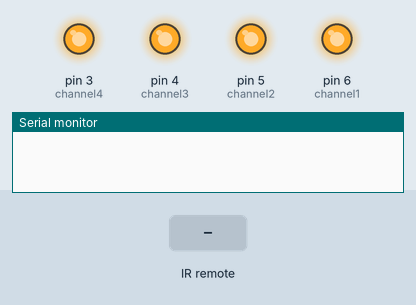
Simulated run of this sketch. Board: Arduino Uno, built with avr-gcc and run on an emulated ATmega328P. Shown: output pins drawn as LEDs (lit = HIGH), the last lines printed to the serial monitor. Inputs (shaded band) come from the test bench. EEPROM starts erased.

Above: at 1.2 s.
1.3 s: infrared code 0x207BEF0F received
At 2.2 s:
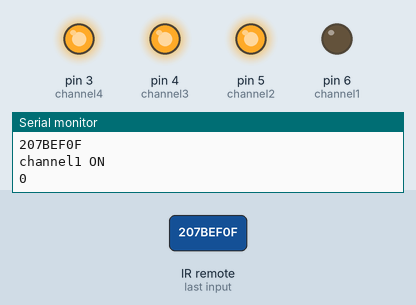
2.8 s: infrared code 0xE8455D8E received
At 3.4 s:
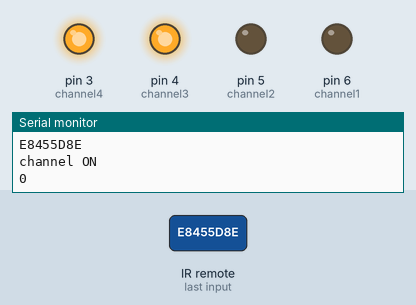
4.3 s: infrared code 0xCBB7E949 received
At 5.5 s:
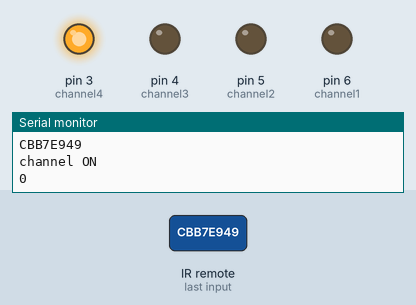
5.8 s: infrared code 0x2C1F3172 received
At 6.9 s:
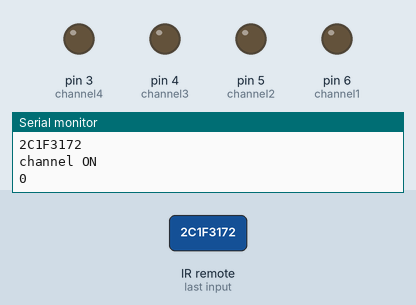
7.3 s: infrared code 0x207BEF0F received
At 8.0 s:
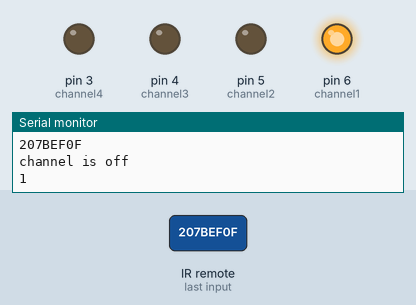
8.8 s: infrared code 0xE8455D8E received
At 9.1 s:
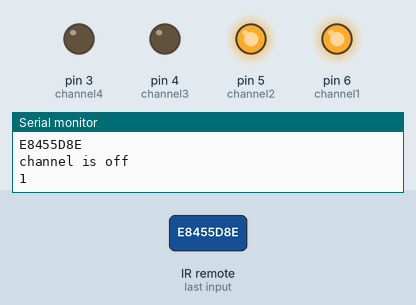
Timing chart, 0 to 11.3 s (numbered marks = the images above; inputs shaded):
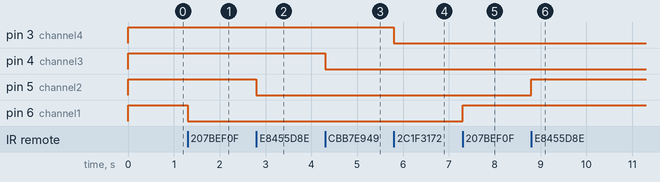

The sketch:

the_lazy_code_2.1.ino
```cpp
/*
   Author : Sudharshan Acharya
   Tittle : The_lazy_code
    Date  : 2020-07-29

  "remembers the last state of all Switchs"
*/

#include <IRremote.h>
#include <EEPROM.h>

const int channel1 = 6;
const int channel2 = 5;
const int channel3 = 4;
const int channel4 = 3;

const int ir_data = 8;
IRrecv irrecv(ir_data);
decode_results result;

void preStart(){
   digitalWrite(channel1,EEPROM.read(0));
   digitalWrite(channel2,EEPROM.read(1));
   digitalWrite(channel3,EEPROM.read(2));
   digitalWrite(channel4,EEPROM.read(3));
  }

void setup() {
  Serial.begin(9600);
   pinMode(channel1,OUTPUT);
   pinMode(channel2,OUTPUT);
   pinMode(channel3,OUTPUT);
   pinMode(channel4,OUTPUT);
   irrecv.enableIRIn();
   preStart();
}

void loop() {
  if(irrecv.decode(&result)){
    Serial.println(result.value, HEX);
    switch(result.value)
    {
      case 0x207BEF0F:                      // No:1 in sony tv remote
      {
      if(EEPROM.read(0))                    // if previously relay is OFF state it enters to 'if' condition.
      {

        //  'LOW' represents 'ON' state of relay, can be varied according to the need.
          digitalWrite(channel1,LOW);

          // EEPROM.write(0,0) --> set the byte value '0' in "zero th" address in the memory.
          EEPROM.write(0,0);
          Serial.println("channel1 ON");
          Serial.println(EEPROM.read(0));
      }
      else                                    // if previously relay is ON state then it enters to else condition
      {
           digitalWrite(channel1, HIGH);
           EEPROM.write(0,1);
           Serial.println("channel is off");
           Serial.println(EEPROM.read(0));
      }
      }
      break;

      case 0xE8455D8E:                          // No:2 in sony tv remote
      {
      if(EEPROM.read(1))
      {
          digitalWrite(channel2,LOW);
          EEPROM.write(1,0);
          Serial.println("channel ON");
          Serial.println(EEPROM.read(1));
      }
      else
      {
           digitalWrite(channel2, HIGH);
           EEPROM.write(1,1);
           Serial.println("channel is off");
           Serial.println(EEPROM.read(1));
      }
      }
      break;

      case 0xCBB7E949:                          //No:3 in sony tv remote
      {
       if(EEPROM.read(2))
      {
          digitalWrite(channel3,LOW);
          EEPROM.write(2,0);
          Serial.println("channel ON");
          Serial.println(EEPROM.read(2));
      }
      else
      {
           digitalWrite(channel3, HIGH);
           EEPROM.write(2,1);
           Serial.println("channel is off");
           Serial.println(EEPROM.read(2));
      }
      }
      break;

      case 0x2C1F3172:                          //No:4 in sony tv remote
      {
        if(EEPROM.read(3))
      {
          digitalWrite(channel4,LOW);
          EEPROM.write(3,0);
          Serial.println("channel ON");
          Serial.println(EEPROM.read(3));
      }
      else
      {
           digitalWrite(channel4, HIGH);
           EEPROM.write(3,1);
           Serial.println("channel is off");
           Serial.println(EEPROM.read(3));
      }
      }
      break;
      default:;
      }
      delay(200);
      irrecv.resume();

    }

}
```

Measured:
- after the input at 1.3 s, pin 6 (channel1): HIGH → LOW at once
- after the input at 2.8 s, pin 5 (channel2): HIGH → LOW at once
- after the input at 4.3 s, pin 4 (channel3): HIGH → LOW at once
- after the input at 5.8 s, pin 3 (channel4): HIGH → LOW at once
- after the input at 7.3 s, pin 6 (channel1): LOW → HIGH at once
- after the input at 8.8 s, pin 5 (channel2): LOW → HIGH at once
